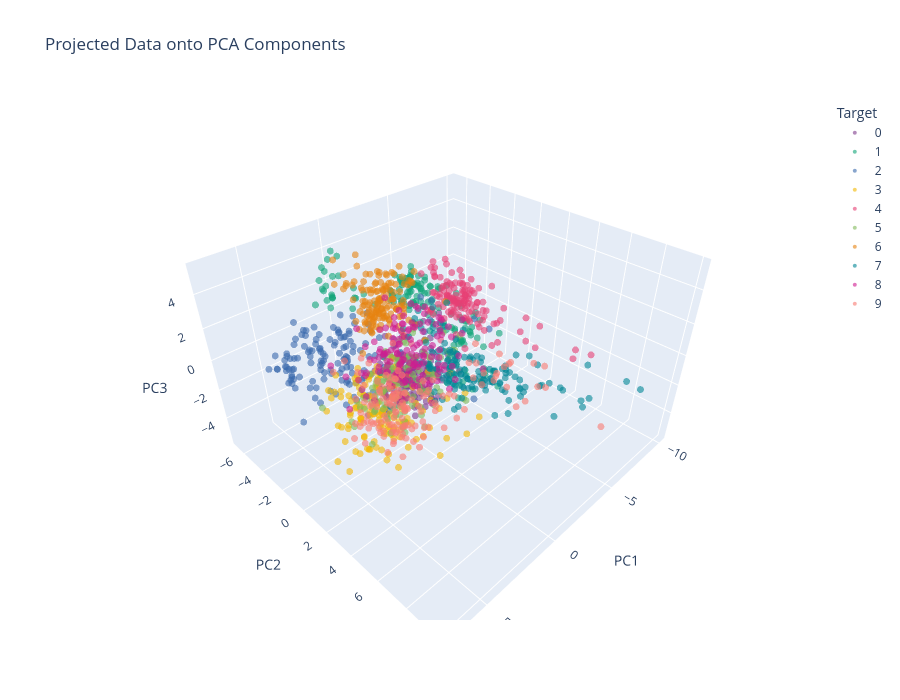

Notebook code cell kept with this figure:
### Code cell
fig = px.scatter_3d(df_3d, x='PC1', y='PC2',z='PC3', color='Target',
                title="Projected Data onto PCA Components",
                color_discrete_sequence=px.colors.qualitative.Bold,
                opacity=0.6, height=700)

fig.update_traces(marker=dict(size=4))

fig.show()

### Figure 1 — Plotly figure (JSON) as saved in the notebook; plotly's stock layout.template omitted (floating-point values rounded to 4 significant figures; data arrays with more than 128 entries replaced by an {"elided": "..."} marker saying what was removed)
{"data": [{"hovertemplate": "Target=0<br>PC1=%{x}<br>PC2=%{y}<br>PC3=%{z}<extra></extra>", "legendgroup": "0", "marker": {"color": "rgb(127, 60, 141)", "opacity": 0.6, "size": 4, "symbol": "circle"}, "mode": "markers", "name": "0", "scene": "scene", "showlegend": true, "type": "scatter3d", "x": {"elided": "145 float values"}, "y": {"elided": "145 float values"}, "z": {"elided": "145 float values"}}, {"hovertemplate": "Target=1<br>PC1=%{x}<br>PC2=%{y}<br>PC3=%{z}<extra></extra>", "legendgroup": "1", "marker": {"color": "rgb(17, 165, 121)", "opacity": 0.6, "size": 4, "symbol": "circle"}, "mode": "markers", "name": "1", "scene": "scene", "showlegend": true, "type": "scatter3d", "x": {"elided": "154 float values"}, "y": {"elided": "154 float values"}, "z": {"elided": "154 float values"}}, {"hovertemplate": "Target=2<br>PC1=%{x}<br>PC2=%{y}<br>PC3=%{z}<extra></extra>", "legendgroup": "2", "marker": {"color": "rgb(57, 105, 172)", "opacity": 0.6, "size": 4, "symbol": "circle"}, "mode": "markers", "name": "2", "scene": "scene", "showlegend": true, "type": "scatter3d", "x": {"elided": "144 float values"}, "y": {"elided": "144 float values"}, "z": {"elided": "144 float values"}}, {"hovertemplate": "Target=3<br>PC1=%{x}<br>PC2=%{y}<br>PC3=%{z}<extra></extra>", "legendgroup": "3", "marker": {"color": "rgb(242, 183, 1)", "opacity": 0.6, "size": 4, "symbol": "circle"}, "mode": "markers", "name": "3", "scene": "scene", "showlegend": true, "type": "scatter3d", "x": {"elided": "149 float values"}, "y": {"elided": "149 float values"}, "z": {"elided": "149 float values"}}, {"hovertemplate": "Target=4<br>PC1=%{x}<br>PC2=%{y}<br>PC3=%{z}<extra></extra>", "legendgroup": "4", "marker": {"color": "rgb(231, 63, 116)", "opacity": 0.6, "size": 4, "symbol": "circle"}, "mode": "markers", "name": "4", "scene": "scene", "showlegend": true, "type": "scatter3d", "x": {"elided": "135 float values"}, "y": {"elided": "135 float values"}, "z": {"elided": "135 float values"}}, {"hovertemplate": "Target=5<br>PC1=%{x}<br>PC2=%{y}<br>PC3=%{z}<extra></extra>", "legendgroup": "5", "marker": {"color": "rgb(128, 186, 90)", "opacity": 0.6, "size": 4, "symbol": "circle"}, "mode": "markers", "name": "5", "scene": "scene", "showlegend": true, "type": "scatter3d", "x": {"elided": "135 float values"}, "y": {"elided": "135 float values"}, "z": {"elided": "135 float values"}}, {"hovertemplate": "Target=6<br>PC1=%{x}<br>PC2=%{y}<br>PC3=%{z}<extra></extra>", "legendgroup": "6", "marker": {"color": "rgb(230, 131, 16)", "opacity": 0.6, "size": 4, "symbol": "circle"}, "mode": "markers", "name": "6", "scene": "scene", "showlegend": true, "type": "scatter3d", "x": {"elided": "146 float values"}, "y": {"elided": "146 float values"}, "z": {"elided": "146 float values"}}, {"hovertemplate": "Target=7<br>PC1=%{x}<br>PC2=%{y}<br>PC3=%{z}<extra></extra>", "legendgroup": "7", "marker": {"color": "rgb(0, 134, 149)", "opacity": 0.6, "size": 4, "symbol": "circle"}, "mode": "markers", "name": "7", "scene": "scene", "showlegend": true, "type": "scatter3d", "x": {"elided": "145 float values"}, "y": {"elided": "145 float values"}, "z": {"elided": "145 float values"}}, {"hovertemplate": "Target=8<br>PC1=%{x}<br>PC2=%{y}<br>PC3=%{z}<extra></extra>", "legendgroup": "8", "marker": {"color": "rgb(207, 28, 144)", "opacity": 0.6, "size": 4, "symbol": "circle"}, "mode": "markers", "name": "8", "scene": "scene", "showlegend": true, "type": "scatter3d", "x": {"elided": "144 float values"}, "y": {"elided": "144 float values"}, "z": {"elided": "144 float values"}}, {"hovertemplate": "Target=9<br>PC1=%{x}<br>PC2=%{y}<br>PC3=%{z}<extra></extra>", "legendgroup": "9", "marker": {"color": "rgb(249, 123, 114)", "opacity": 0.6, "size": 4, "symbol": "circle"}, "mode": "markers", "name": "9", "scene": "scene", "showlegend": true, "type": "scatter3d", "x": {"elided": "140 float values"}, "y": {"elided": "140 float values"}, "z": {"elided": "140 float values"}}], "layout": {"height": 700, "legend": {"title": {"text": "Target"}, "tracegroupgap": 0}, "scene": {"domain": {"x": [0, 1], "y": [0, 1]}, "xaxis": {"title": {"text": "PC1"}}, "yaxis": {"title": {"text": "PC2"}}, "zaxis": {"title": {"text": "PC3"}}}, "title": {"text": "Projected Data onto PCA Components"}}}
